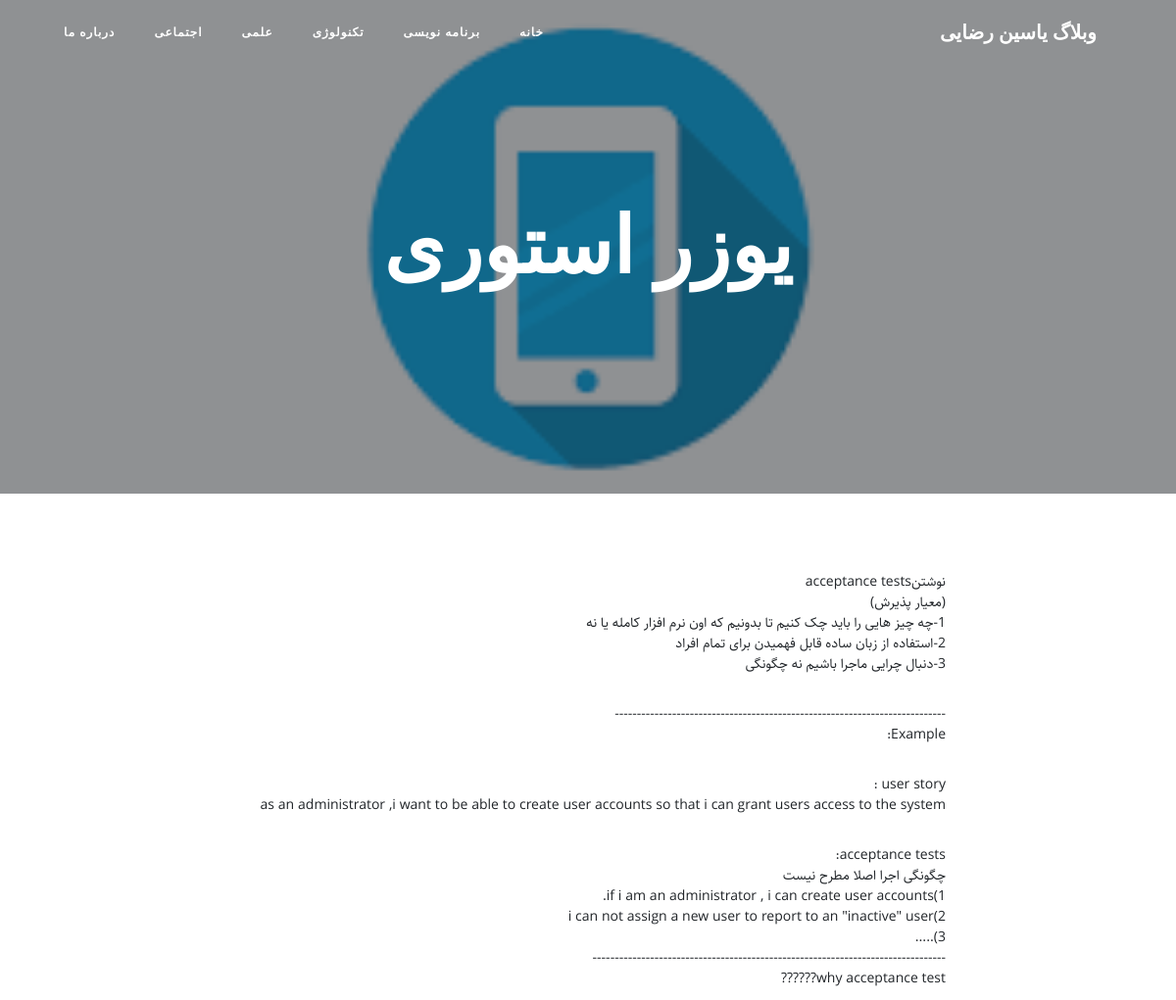
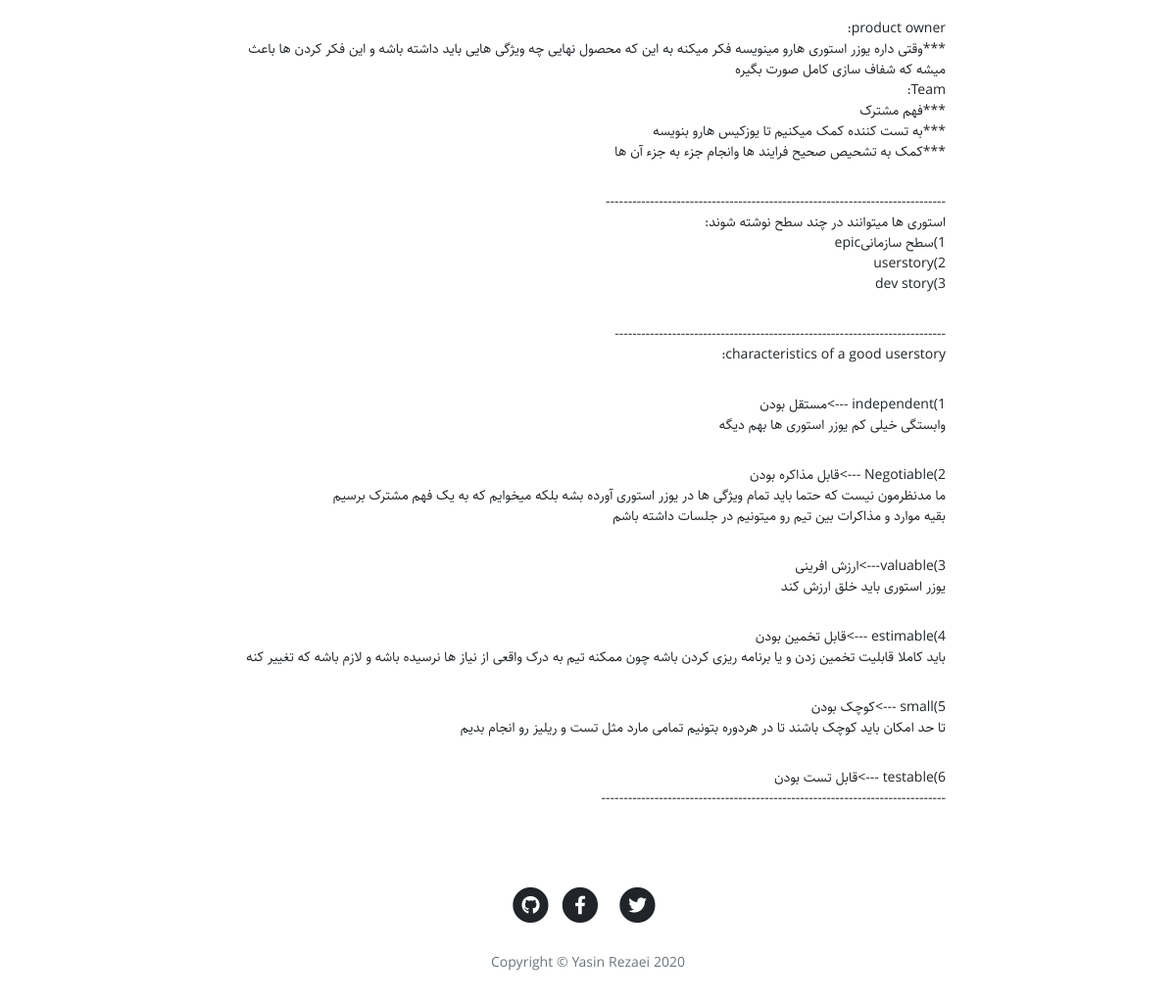
The page /article/userstory on the database its author committed (2 pictures, top to bottom).
### blog/models.py (models this page shows, shortened)
class Category(models.Model):
    title=models.CharField(max_length=100,verbose_name="عنوان دسته بندی")
    slug=models.SlugField(max_length=100,unique=True,verbose_name="آدرس دسته بندی")
    status=models.BooleanField(default=True,verbose_name="آیا نمایش داده شود؟")
    position=models.IntegerField(verbose_name="پوزیشن")
    class Meta:
        verbose_name="دسته بندی"
        verbose_name_plural="دسته بندی ها"
        ordering=['position']

class Article(models.Model):
    STATUS_CHOICES=(
        ('d','پیش نویس'),
        ('p','منتشر شده'),
    )
    title=models.CharField(max_length=100,verbose_name="عنوان مقاله")
    slug=models.SlugField(max_length=100,unique=True,verbose_name="آدرس مقاله")
    writer=models.ManyToManyField(Writer,verbose_name="نویسنده")
    category=models.ManyToManyField(Category,verbose_name="دسته بندی",related_name="articles")
    description=models.TextField(verbose_name="محتوا")
    thumbnail=models.ImageField(upload_to="images",verbose_name="تصویر")
    publish=models.DateTimeField(default=timezone.now,verbose_name="زمان انتشار")
    created=models.DateTimeField(auto_now_add=True)
    updated=models.DateTimeField(auto_now=True)
    status=models.CharField(max_length=1,choices=STATUS_CHOICES,verbose_name="وضعیت")
    class Meta:
        verbose_name="مقاله"
        verbose_name_plural="مقالات"
        ordering=['-publish']
    def jpublish(self):
        return jalali_converter(self.publish)
    jpublish.short_description="زمان انتشار"

### blog/views.py (the view)
# urls.py: path('article/<slug:slug>',detail,name="detail"),
def detail(request,slug):
    context={
        "article":get_object_or_404(Article,slug=slug,status="p")
        }
    return render(request,"blog/detail.html",context)

### blog/templatetags/base_tags.py (called while the page is built)
@register.simple_tag
def title():
    return "وبلاگ یاسین رضایی"

@register.inclusion_tag("blog/partials/category_navbar.html")
def category_navbar():
    return {
        "category":Category.objects.filter(status=True)
    }

### blog/templates/blog/detail.html (shortened to what this page needs)
{%extends 'blog/base.html'%}
{%block main%}
  <header class="masthead" style="background-image: url('{{article.thumbnail.url}}')">
    <div class="overlay"></div>
    <div class="container">
      <div class="row">
        <div class="col-lg-8 col-md-10 mx-auto">
          <div class="site-heading">
            <h1>{{article.title}}</h1>
          </div>
        </div>
      </div>
    </div>
  </header>
  <article>
    <div class="container">
      <div class="row">
        <div class="col-lg-8 col-md-10 mx-auto">
          {{article.description | linebreaks}}
          </div>
      </div>
    </div>
  </article>
{%endblock%}

### blog/templates/blog/partials/category_navbar.html
<div class="collapse navbar-collapse" id="navbarResponsive">
    <ul class="navbar-nav ml-auto">
      <li class="nav-item">
        <a class="nav-link" href="{%url 'blog:home'%}">خانه</a>
      </li>
      {%for cat in category %}
        <li class="nav-item">
          <a class="nav-link" href="{%url 'blog:category' cat.slug %}">{{cat.title}}</a>
        </li>
      {%endfor%}
      <li class="nav-item">
        <a class="nav-link" href="{%url 'blog:about'%}">درباره ما</a>
      </li>
    </ul>
  </div>

### blog/static/blog/css/rtl.css (style rules this page uses)
body { direction: rtl; text-align: right; font-family: "Sahel"; font-size: 14px; }
.navbar-nav { margin-left: initial !important; margin-right: auto; }

### rows shown on the page
Category: title "برنامه نویسی"
Category: title "تکنولوژی"
Category: title "علمی"
Category: title "اجتماعی"
Article: thumbnail (picture), title "یوزر استوری", description "نوشتنacceptance tests (معیار پذیرش) 1-چه چیز هایی را باید چک کنیم تا بدونیم که اون نرم افزار کامله یا نه 2-استفاده از زبان ساده قابل فهمیدن برای تمام افراد 3-دنبال چرایی ماجرا باشیم نه چگونگی --------------------------------------------------------------------------- Example: user story : as an administrator ,i want to be able to create user accounts so that i can grant users access to the system acceptance tests: چگونگی اجرا اصلا مطرح نیست 1)if i am an administrator , i can create user accounts. 2)i can not assign a new user to report to an \"inactive\" user 3)..... -------------------------------------------------------------------------------- why acceptance test?????? product owner:…"
